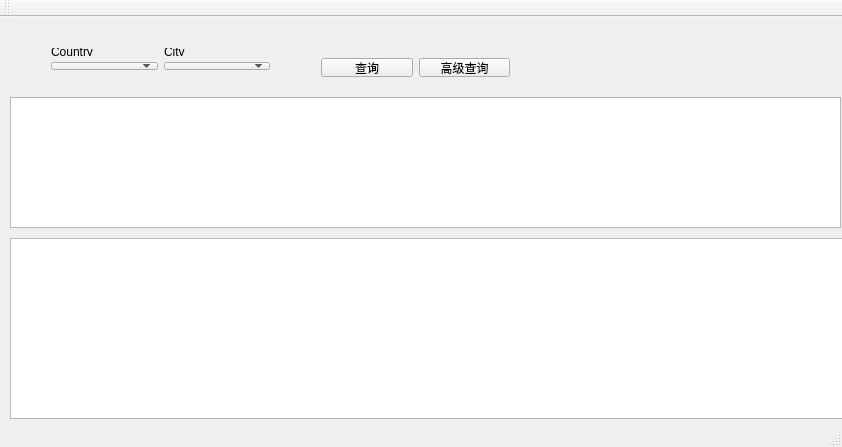
<?xml version="1.0" encoding="UTF-8"?>
<ui version="4.0">
 <class>MainWindow</class>
 <widget class="QMainWindow" name="MainWindow">
  <property name="geometry">
   <rect>
    <x>0</x>
    <y>0</y>
    <width>842</width>
    <height>447</height>
   </rect>
  </property>
  <property name="windowTitle">
   <string>MainWindow</string>
  </property>
  <widget class="QWidget" name="centralWidget">
   <widget class="QTextEdit" name="textEdit">
    <property name="geometry">
     <rect>
      <x>10</x>
      <y>80</y>
      <width>831</width>
      <height>131</height>
     </rect>
    </property>
   </widget>
   <widget class="QTableWidget" name="tableWidget">
    <property name="geometry">
     <rect>
      <x>10</x>
      <y>221</y>
      <width>841</width>
      <height>181</height>
     </rect>
    </property>
   </widget>
   <widget class="QWidget" name="">
    <property name="geometry">
     <rect>
      <x>310</x>
      <y>30</y>
      <width>211</width>
      <height>41</height>
     </rect>
    </property>
    <layout class="QHBoxLayout" name="horizontalLayout_2">
     <item>
      <widget class="QPushButton" name="pushButton">
       <property name="text">
        <string>查询</string>
       </property>
      </widget>
     </item>
     <item>
      <widget class="QPushButton" name="pushButton_2">
       <property name="text">
        <string>高级查询</string>
       </property>
      </widget>
     </item>
    </layout>
   </widget>
   <widget class="QWidget" name="">
    <property name="geometry">
     <rect>
      <x>40</x>
      <y>20</y>
      <width>241</width>
      <height>44</height>
     </rect>
    </property>
    <layout class="QHBoxLayout" name="horizontalLayout">
     <item>
      <layout class="QVBoxLayout" name="verticalLayout_2">
       <item>
        <widget class="QLabel" name="label">
         <property name="text">
          <string>Country</string>
         </property>
        </widget>
       </item>
       <item>
        <widget class="QComboBox" name="comboBox"/>
       </item>
      </layout>
     </item>
     <item>
      <layout class="QVBoxLayout" name="verticalLayout_3">
       <item>
        <widget class="QLabel" name="label_2">
         <property name="text">
          <string>City</string>
         </property>
        </widget>
       </item>
       <item>
        <widget class="QComboBox" name="comboBox_2"/>
       </item>
      </layout>
     </item>
    </layout>
   </widget>
  </widget>
  <widget class="QMenuBar" name="menuBar">
   <property name="geometry">
    <rect>
     <x>0</x>
     <y>0</y>
     <width>842</width>
     <height>22</height>
    </rect>
   </property>
  </widget>
  <widget class="QToolBar" name="mainToolBar">
   <attribute name="toolBarArea">
    <enum>TopToolBarArea</enum>
   </attribute>
   <attribute name="toolBarBreak">
    <bool>false</bool>
   </attribute>
  </widget>
  <widget class="QStatusBar" name="statusBar"/>
 </widget>
 <layoutdefault spacing="6" margin="11"/>
 <resources/>
 <connections/>
</ui>
